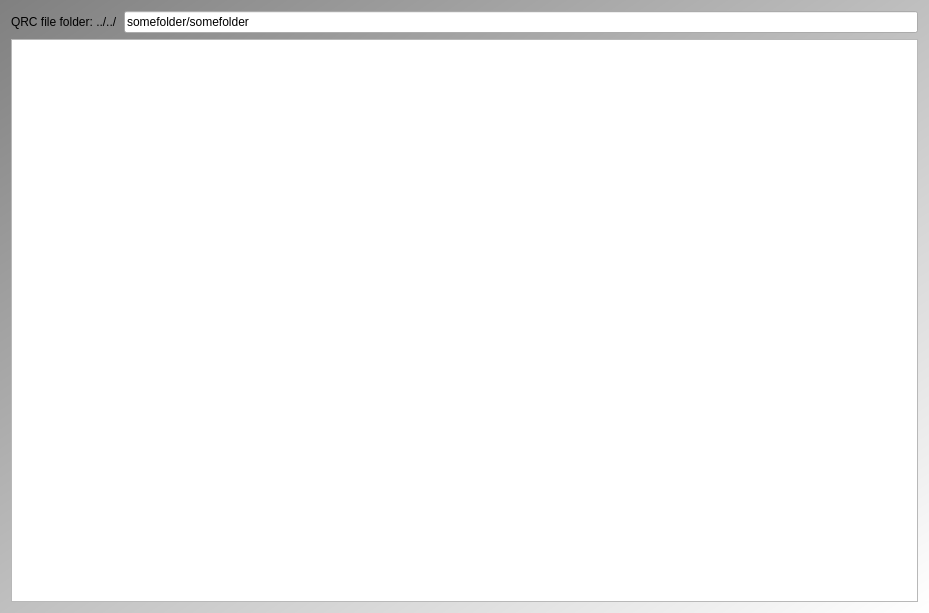
<?xml version="1.0" encoding="UTF-8"?>
<ui version="4.0">
 <class>QtTestQrcFileMainDialog</class>
 <widget class="QDialog" name="QtTestQrcFileMainDialog">
  <property name="geometry">
   <rect>
    <x>0</x>
    <y>0</y>
    <width>929</width>
    <height>613</height>
   </rect>
  </property>
  <property name="windowTitle">
   <string>TestQrcFile</string>
  </property>
  <property name="windowIcon">
   <iconset resource="ToolTestQrcFile.qrc">
    <normaloff>:/images/ToolTestQrcFileIcon.png</normaloff>:/images/ToolTestQrcFileIcon.png</iconset>
  </property>
  <property name="styleSheet">
   <string notr="true">QDialog { 
background-color: qlineargradient(x1: 0, y1: 0, x2: 1, y2: 1, stop: 0  #808080, stop: 1 #ffffff);
}
QLabel { font: 16px, &quot;monospace&quot; }
QLineEdit { font: 16px, &quot;monospace&quot; }</string>
  </property>
  <layout class="QGridLayout" name="gridLayout">
   <item row="0" column="0">
    <layout class="QHBoxLayout" name="horizontalLayout">
     <item>
      <widget class="QLabel" name="label_folder">
       <property name="text">
        <string>QRC file folder: ../../</string>
       </property>
      </widget>
     </item>
     <item>
      <widget class="QLineEdit" name="edit">
       <property name="text">
        <string>somefolder/somefolder</string>
       </property>
      </widget>
     </item>
    </layout>
   </item>
   <item row="1" column="0">
    <widget class="QPlainTextEdit" name="text_result"/>
   </item>
  </layout>
 </widget>
 <resources>
  <include location="ToolTestQrcFile.qrc"/>
 </resources>
 <connections/>
</ui>
